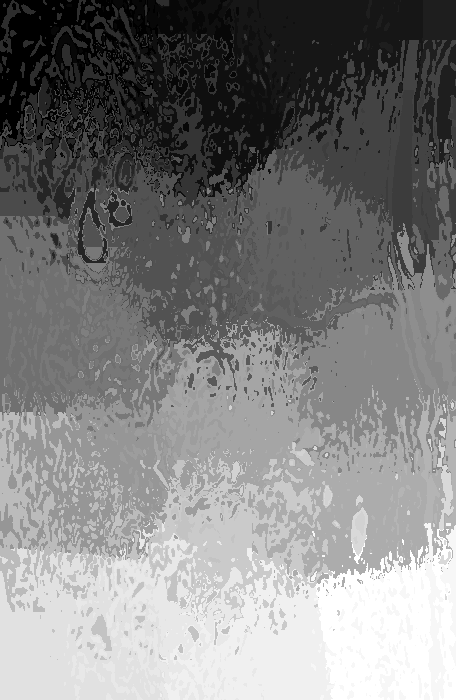
#> input picture features/all/binary/40X/imagelike/superpixels/benign/SOB_B_A-14-22549AB-40-003.png, 456 x 700 px, found by its file name
$ python superpixels_hp.py
#> lines starting #> are read from the running program, lines starting #| are printed output that depends on the picture; after the words box and inside, x2 and y2 are one past the last pixel; in counts of white or black regions, pixels touching at a corner belong together
#> further down, image is the input picture: shape (700, 456, 3); min 0, max 34, mean 17
#> `image = cv.cvtColor(image, cv.COLOR_BGR2Lab)`: image: shape (700, 456, 3); mean of channels 0, 1, 2 14.6, 128, 128
import cv2 as cv
import numpy as np

class Superpixels:
    def __init__(self, algorithm='SLIC'):
        self.algorithm = algorithm
        self.str_to_algorithm = {
            'SLIC': cv.ximgproc.SLIC,
            'SLICO': cv.ximgproc.SLICO,
            'MSLIC': cv.ximgproc.MSLIC
        }

    def superpixels(self, img):
        img = cv.GaussianBlur(img, (3, 3), 0)
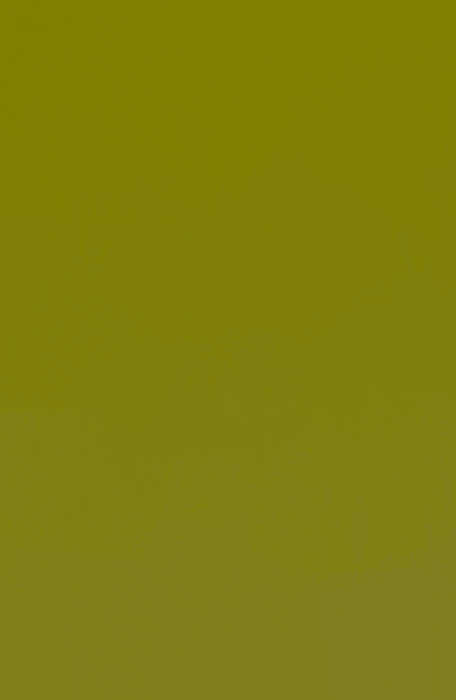
#> img: shape (700, 456, 3); mean of channels 0, 1, 2 14.6, 128, 128; drawn as B, G, R
        algorithm = self.str_to_algorithm[self.algorithm]
        slic = cv.ximgproc.createSuperpixelSLIC(img, algorithm, 100)
        slic.iterate(10)
        mask = slic.getLabelContourMask()
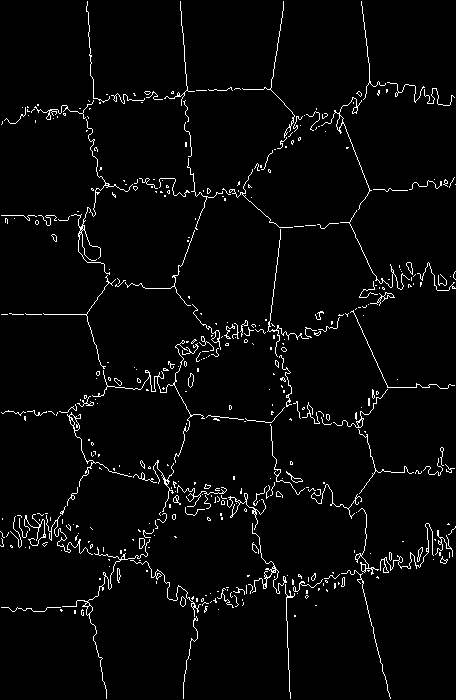
#> mask: shape (700, 456); 3.2% white in thin lines or dots
        img_superpixeled = img.copy()
        img_superpixeled[mask != 0] = (0, 255, 255)
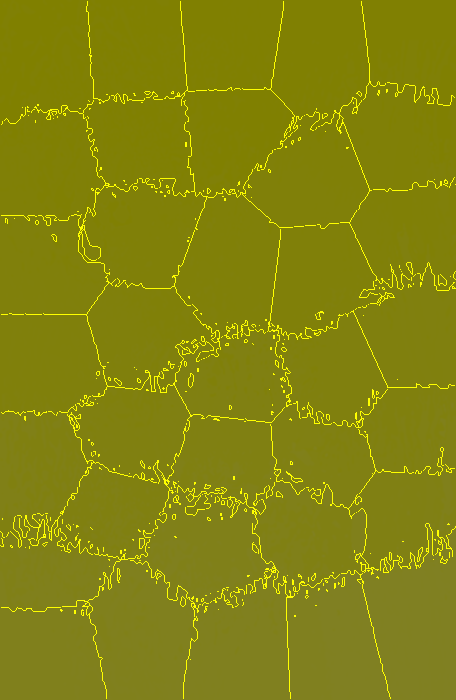
#> img_superpixeled: shape (700, 456, 3); 3.22% of pixels changed, all inside (x1, y1, x2, y2) = (0, 1, 456, 699); drawn as B, G, R
        labels = slic.getLabels()
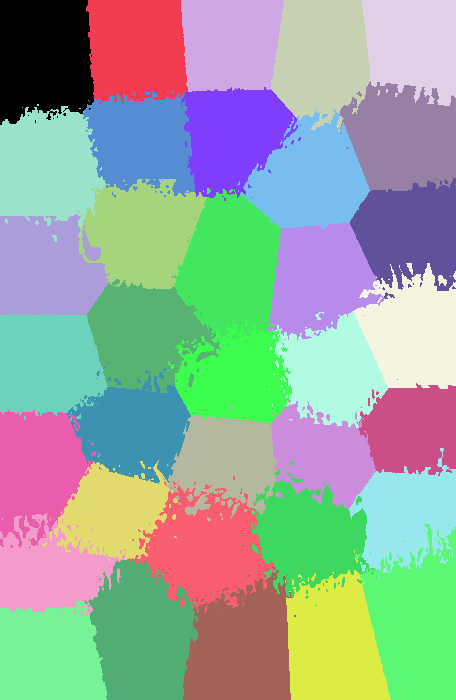
#> labels: shape (700, 456) int32; 35 distinct labels, from 0 to 34; one colour per label, 0 black
        img_clustered = np.zeros_like(img)
        num_superpixels = slic.getNumberOfSuperpixels()
#> num_superpixels = 35
        print(num_superpixels)
#| 35
        for k in range(num_superpixels):
            class_mask = (labels == k).astype("uint8")
            mean_color = cv.mean(img, class_mask)
            img_clustered[class_mask != 0, :] = mean_color[:3]
#> this loop made 35 passes
#> mean_color on passes 1 to 12: (1.59, 128, 128, 0), (2.05, 128, 128, 0), (1.75, 128, 128, 0), (2.5, 128, 128, 0), (3.11, 128, 128, 0), (5.32, 128, 128, 0), (3.9, 128, 128, 0), (2.48, 128, 128, 0), (7.85, 128, 128, 0), (6.21, 128, 128, 0), (10.61, 128, 128, 0), (7.92, 128, 128, 0)
#> pass 1, in superpixels, `class_mask = (labels == k).astype("uint8")`:
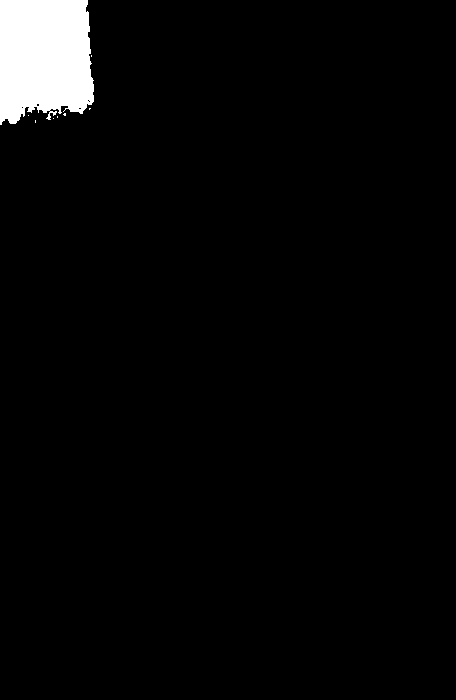
#> class_mask: shape (700, 456); values 0 (black) and 1 (white), 3.2% white; 8 white regions (7 under 20 px), largest, box (x1, y1, x2, y2) and area: (0, 0, 94, 125) 10266
        return img_clustered, img_superpixeled, labels, num_superpixels

    def extract_features(self, img):
        # Extract color features (mean values for each channel)
        color_features = np.mean(img, axis=(0, 1))

        # Extract shape features (using Hu Moments)
        gray_img = cv.cvtColor(img, cv.COLOR_BGR2GRAY)
        moments = cv.moments(gray_img)
        hu_moments = cv.HuMoments(moments)
        shape_features = -np.sign((hu_moments) * np.log10(np.abs(hu_moments)))
        shape_features = shape_features.reshape(-1)

        return np.concatenate([color_features, shape_features])

if __name__ == '__main__':
    image_path = '/Users/melikapooyan/Documents/BreaKHis_v1/breast/benign/SOB/adenosis/SOB_B_A_14-22549AB/40X/SOB_B_A-14-22549AB-40-003.png'
    image = cv.imread(image_path, cv.IMREAD_COLOR)
    image = cv.cvtColor(image, cv.COLOR_BGR2Lab)

    my_superpixels = Superpixels(algorithm='SLIC')
    img_clustered, img_superpixeled, labels, num_superpixels = my_superpixels.superpixels(image)
#> num_superpixels = 35

    all_features = []
    for k in range(num_superpixels):
        class_mask = (labels == k).astype("uint8")
        img_clustered_masked = cv.bitwise_and(img_clustered, img_clustered, mask=class_mask)
        features = my_superpixels.extract_features(img_clustered_masked)
        all_features.append(features)
#> this loop made 35 passes
#> features on passes 1 to 12: [0.0322, 4.09, 4.09, 1, 1, 1, 1, 1, 1, -1], [0.0577, 3.69, 3.69, 1, 1, 1, 1, -1, -1, 1], [0.0264, 3.37, 3.37, 1, 1, 1, 1, -1, -1, 1], [0.0626, 4.01, 4.01, 1, 1, 1, 1, 1, 1, 1], [0.0771, 3.29, 3.29, 1, 1, 1, 1, 1, 1, 1], [0.154, 3.93, 3.93, 1, 1, 1, 1, -1, 1, -1], [0.08, 3.41, 3.41, 1, 1, 1, 1, 1, 1, 1], [0.0552, 3.54, 3.54, 1, 1, 1, 1, 1, -1, 1], [0.211, 3.86, 3.86, 1, 1, 1, 1, -1, -1, 1], [0.183, 3.9, 3.9, 1, 1, 1, 1, -1, -1, -1], [0.286, 3.66, 3.66, 1, 1, 1, 1, 1, -1, -1], [0.211, 3.85, 3.85, 1, 1, 1, 1, 1, 1, 1]
#> pass 1, `img_clustered_masked = cv.bitwise_and(img_clustered, img_clustered, ma..`:
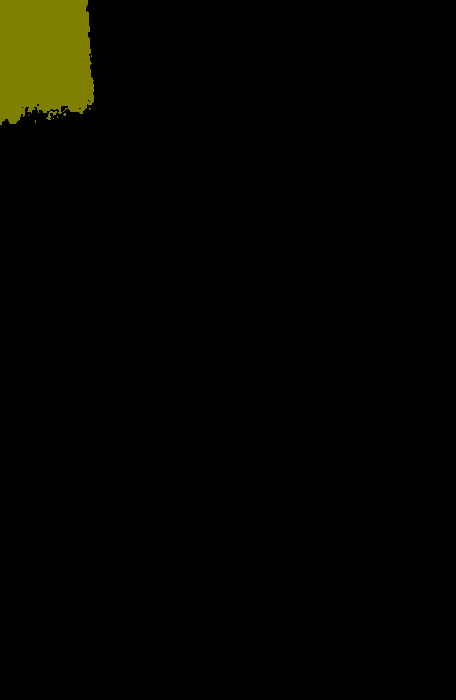
#> img_clustered_masked: shape (700, 456, 3); mean of channels 0, 1, 2 0, 4.1, 4.1; drawn as B, G, R
#> after the loop:
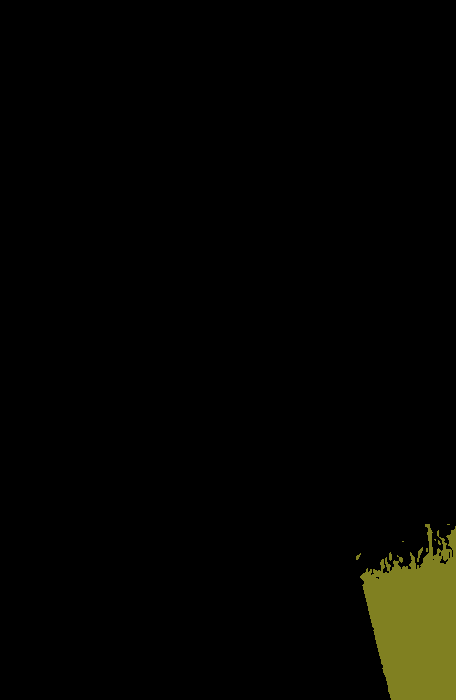
#> img_clustered_masked: shape (700, 456, 3); mean of channels 0, 1, 2 1.2, 4.7, 4.7; drawn as B, G, R
#> after the loop, all_features = 35 items

    all_features = np.array(all_features)

$ run again, with features/all/binary/40X/imagelike/superpixels/benign/SOB_B_A-14-22549AB-40-002.png copied over features/all/binary/40X/imagelike/superpixels/benign/SOB_B_A-14-22549AB-40-003.png
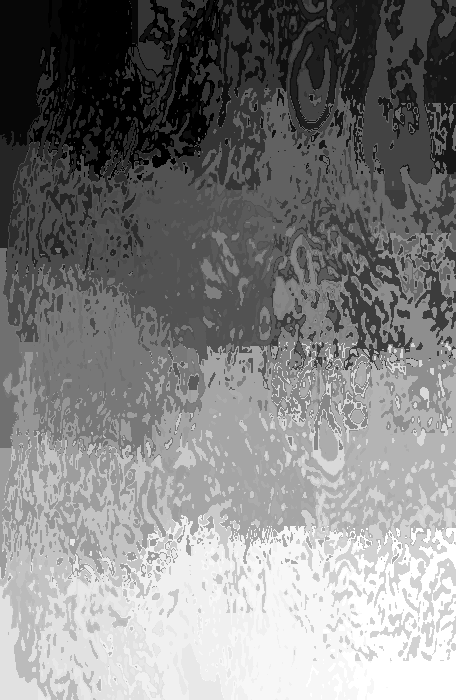
#> input picture features/all/binary/40X/imagelike/superpixels/benign/SOB_B_A-14-22549AB-40-002.png, 456 x 700 px, found by its file name
#> image is the input picture: shape (700, 456, 3); min 0, max 34, mean 17.2
#> image: shape (700, 456, 3); mean of channels 0, 1, 2 14.9, 128, 128
#> mask: shape (700, 456); 4% white in thin lines or dots
#> img_superpixeled: shape (700, 456, 3); mean of channels 0, 1, 2 14.3, 133, 133
#> in superpixels, `labels = slic.getLabels()`:
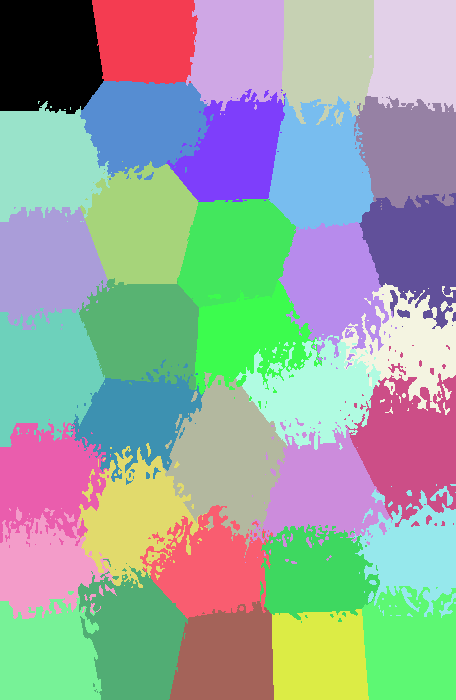
#> labels: shape (700, 456) int32; 35 distinct labels, from 0 to 34; one colour per label, 0 black
#> in superpixels, `num_superpixels = slic.getNumberOfSuperpixels()`: num_superpixels = 35
#| 35
#> the loop in superpixels, `for k in range(num_superpixels):` made 35 passes
#> mean_color on passes 1 to 8: (0.846, 128, 128, 0), (1.94, 128, 128, 0), (3.11, 128, 128, 0), (3.24, 128, 128, 0), (4.54, 128, 128, 0), (3.64, 128, 128, 0), (1.54, 128, 128, 0), (6.76, 128, 128, 0)
#> the loop `for k in range(num_superpixels):` made 35 passes
#> features on passes 1 to 8: [0, 4.27, 4.27, 1, 1, 1, 1, -1, -1, -1], [0.0246, 3.16, 3.16, 1, 1, 1, 1, -1, -1, -1], [0.0837, 3.57, 3.57, 1, 1, 1, 1, 1, 1, -1], [0.0901, 3.84, 3.84, 1, 1, 1, 1, 1, 1, -1], [0.108, 3.47, 3.47, 1, 1, 1, 1, 1, 1, -1], [0.0898, 3.83, 3.83, 1, 1, 1, 1, 1, -1, 1], [0.0289, 3.7, 3.7, 1, 1, 1, 1, 1, 1, 1], [0.157, 3.36, 3.36, 1, 1, 1, 1, -1, -1, 1]
#> after the loop `for k in range(num_superpixels):`:
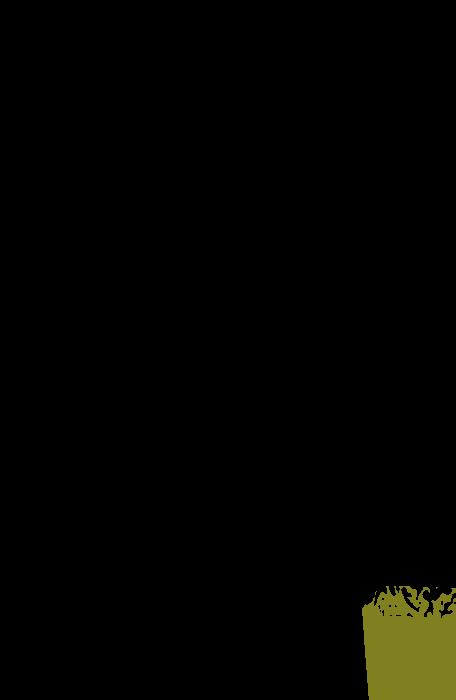
#> img_clustered_masked: shape (700, 456, 3); mean of channels 0, 1, 2 0.9, 3.7, 3.7; drawn as B, G, R
#> after the loop `for k in range(num_superpixels):`: all_features = 35 items

$ run again, with features/all/binary/40X/imagelike/superpixels/benign/SOB_B_A-14-22549AB-40-004.png copied over features/all/binary/40X/imagelike/superpixels/benign/SOB_B_A-14-22549AB-40-003.png
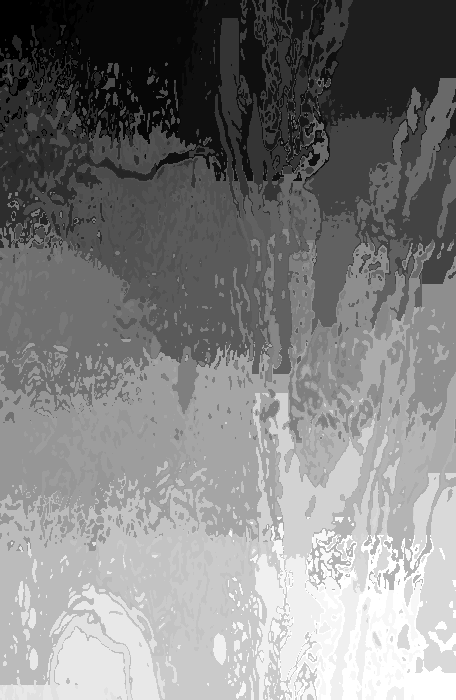
#> input picture features/all/binary/40X/imagelike/superpixels/benign/SOB_B_A-14-22549AB-40-004.png, 456 x 700 px, found by its file name
#> image is the input picture: shape (700, 456, 3); min 0, max 34, mean 17.1
#> image: shape (700, 456, 3); mean of channels 0, 1, 2 14.7, 128, 128
#> mask: shape (700, 456); 3.4% white in thin lines or dots
#> img_superpixeled: shape (700, 456, 3); mean of channels 0, 1, 2 14.1, 132.3, 132.3
#> in superpixels, `labels = slic.getLabels()`:
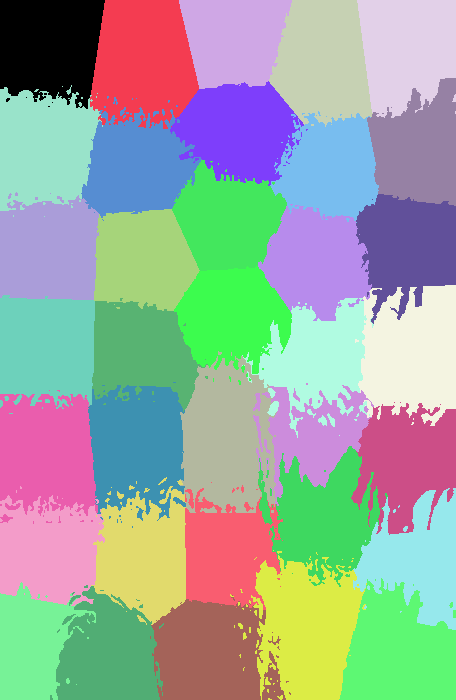
#> labels: shape (700, 456) int32; 35 distinct labels, from 0 to 34; one colour per label, 0 black
#> in superpixels, `num_superpixels = slic.getNumberOfSuperpixels()`: num_superpixels = 35
#| 35
#> the loop in superpixels, `for k in range(num_superpixels):` made 35 passes
#> mean_color on passes 1 to 8: (1.41, 128, 128, 0), (1.4, 128, 128, 0), (2.45, 128, 128, 0), (3.26, 128, 128, 0), (2.04, 128, 128, 0), (5.22, 128, 128, 0), (6.43, 128, 128, 0), (3.25, 128, 128, 0)
#> the loop `for k in range(num_superpixels):` made 35 passes
#> features on passes 1 to 8: [0.0295, 3.74, 3.74, 1, 1, 1, 1, -1, 1, -1], [0.0339, 4.34, 4.34, 1, 1, 1, 1, 1, -1, -1], [0.0491, 3.14, 3.14, 1, 1, 1, 1, -1, -1, 1], [0.0928, 3.96, 3.96, 1, 1, 1, 1, -1, -1, -1], [0.0585, 3.74, 3.74, 1, 1, 1, 1, 1, 1, -1], [0.152, 3.9, 3.9, 1, 1, 1, 1, -1, -1, 1], [0.165, 3.52, 3.52, 1, 1, 1, 1, 1, -1, -1], [0.0861, 3.67, 3.67, 1, 1, 1, 1, -1, 1, 1]
#> after the loop `for k in range(num_superpixels):`:
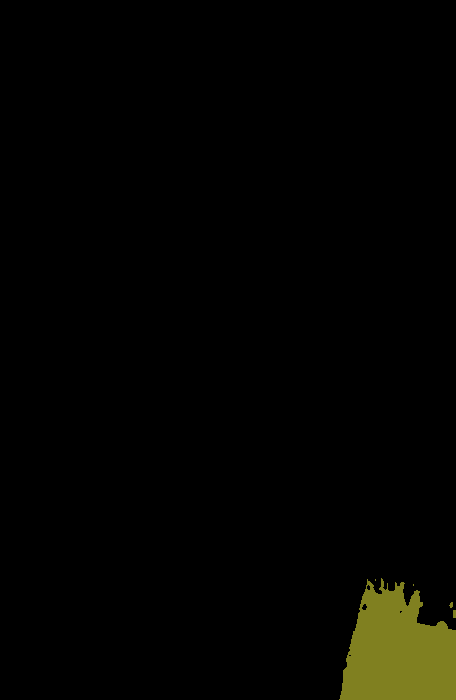
#> img_clustered_masked: shape (700, 456, 3); mean of channels 0, 1, 2 1, 4.1, 4.1; drawn as B, G, R
#> after the loop `for k in range(num_superpixels):`: all_features = 35 items

$ run again, with features/all/binary/40X/imagelike/superpixels/benign/SOB_B_A-14-22549AB-40-005.png copied over features/all/binary/40X/imagelike/superpixels/benign/SOB_B_A-14-22549AB-40-003.png
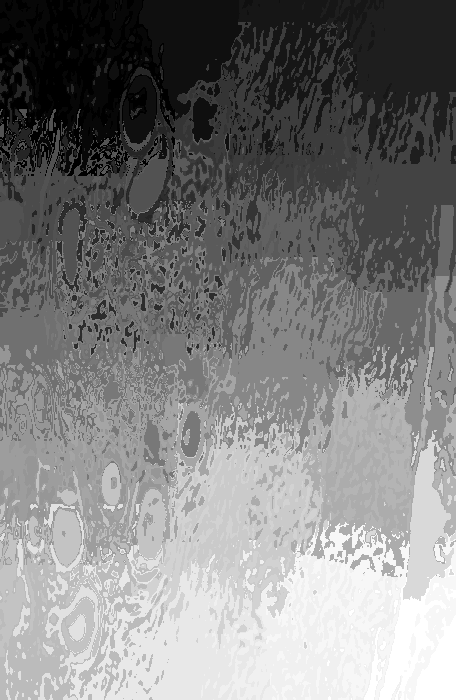
#> input picture features/all/binary/40X/imagelike/superpixels/benign/SOB_B_A-14-22549AB-40-005.png, 456 x 700 px, found by its file name
#> image is the input picture: shape (700, 456, 3); min 0, max 34, mean 16.9
#> image: shape (700, 456, 3); mean of channels 0, 1, 2 14.5, 128, 128
#> mask: shape (700, 456); 3.5% white in thin lines or dots
#> img_superpixeled: shape (700, 456, 3); mean of channels 0, 1, 2 14, 132.5, 132.5
#> labels: shape (700, 456) int32; 35 distinct labels, from 0 to 34
#> in superpixels, `num_superpixels = slic.getNumberOfSuperpixels()`: num_superpixels = 35
#| 35
#> the loop in superpixels, `for k in range(num_superpixels):` made 35 passes
#> mean_color on passes 1 to 8: (0.516, 128, 128, 0), (0.92, 128, 128, 0), (2.43, 128, 128, 0), (2.89, 128, 128, 0), (2.01, 128, 128, 0), (2.22, 128, 128, 0), (5.74, 128, 128, 0), (5.35, 128, 128, 0)
#> the loop `for k in range(num_superpixels):` made 35 passes
#> features on passes 1 to 8: [0, 3.46, 3.46, 1, 1, 1, 1, -1, 1, 1], [0, 4.31, 4.31, 1, 1, 1, 1, -1, 1, -1], [0.0533, 3.41, 3.41, 1, 1, 1, 1, 1, 1, -1], [0.0551, 3.52, 3.52, 1, 1, 1, 1, -1, 1, 1], [0.0561, 3.59, 3.59, 1, 1, 1, 1, 1, 1, -1], [0.0563, 3.6, 3.6, 1, 1, 1, 1, 1, -1, 1], [0.134, 3.44, 3.44, 1, 1, 1, 1, -1, -1, 1], [0.15, 3.81, 3.81, 1, 1, 1, 1, 1, 1, -1]
#> after the loop `for k in range(num_superpixels):`:
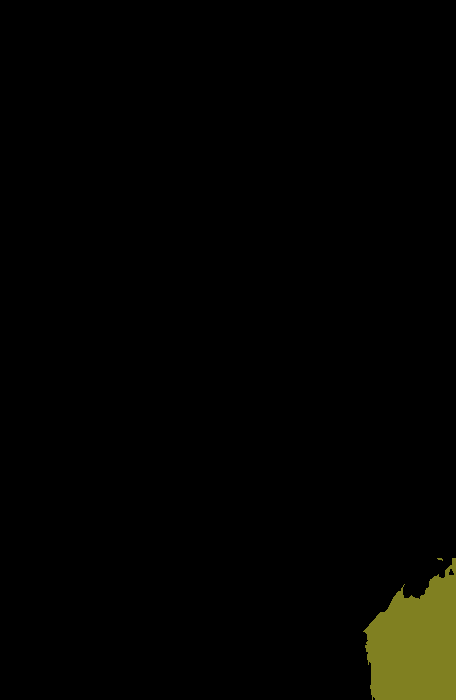
#> img_clustered_masked: shape (700, 456, 3); mean of channels 0, 1, 2 1, 3.8, 3.8; drawn as B, G, R
#> after the loop `for k in range(num_superpixels):`: all_features = 35 items
